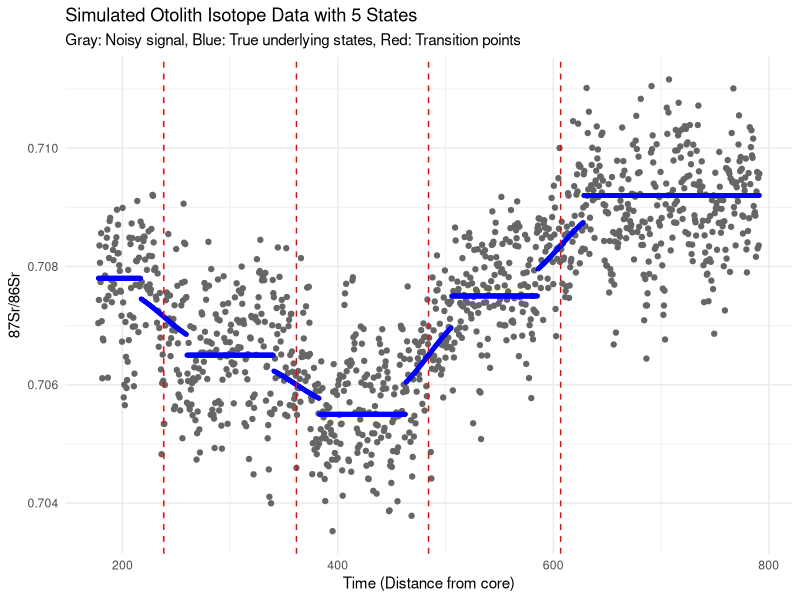
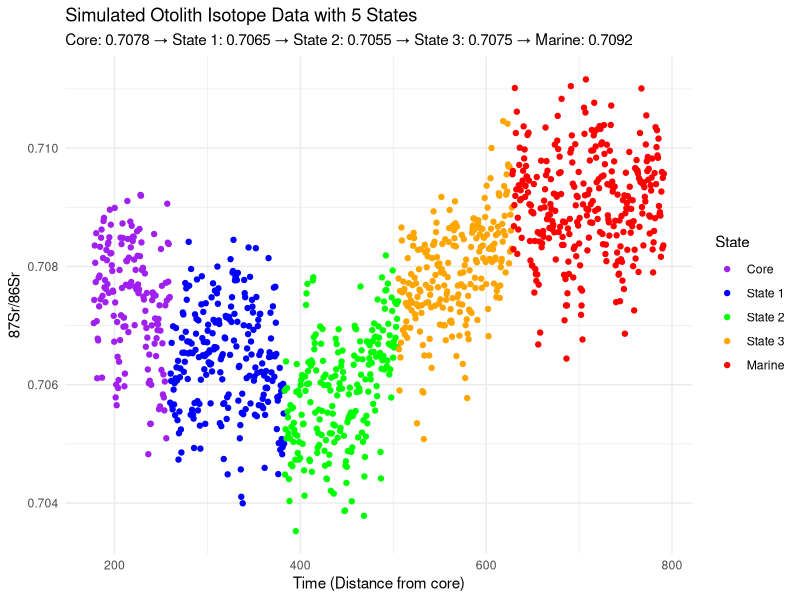

The R source for these figures, in order: (Note: this script raises an error after producing the figures.)
# Simulation of isotope data with known states
# Based on characteristics of otolith LA-ICPMS data
# Now with 5 states: core, three middle states, and marine

library(ggplot2)

set.seed(123) # For reproducibility

# Parameters for simulation
n_points <- 1172           # Same number of points as your data
time_start <- 177.636      # Starting time from your data
time_end <- 791.24         # Approximate ending time
time_step <- (time_end - time_start) / (n_points - 1)

# Create time sequence
times <- seq(from = time_start, by = time_step, length.out = n_points)

# Define the states (mean values)
marine_value <- 0.7092     # Marine value
# Create a more varied pattern for the three middle states
state1_mean <- 0.7065      # First middle state
state2_mean <- 0.7055      # Second middle state (lower than first)
state3_mean <- 0.7075      # Third middle state (higher than both previous)
core_value <- 0.7078       # Core value - halfway between state1 and marine

# Define transition points (in terms of index)
core_end <- round(n_points * 0.1)      # Core to State 1 transition
transition1 <- round(n_points * 0.3)    # State 1 to State 2 transition
transition2 <- round(n_points * 0.5)    # State 2 to State 3 transition
transition3 <- round(n_points * 0.7)    # State 3 to Marine transition

# Define transition widths (how many points for the transition to occur)
transition_width <- 80     # Points for gradual transition between states

# Function to create sigmoid transition
sigmoid <- function(x) {
  1 / (1 + exp(-0.1 * x))
}

# Create the base signal with smooth transitions
base_signal <- numeric(n_points)
true_state <- numeric(n_points)

for (i in 1:n_points) {
  if (i < core_end - transition_width/2) {
    # Core state
    base_signal[i] <- core_value
    true_state[i] <- 0
  }
  else if (i >= core_end - transition_width/2 && i <= core_end + transition_width/2) {
    # Transition from core to first state (sigmoid)
    t <- (i - (core_end - transition_width/2)) / transition_width
    s <- sigmoid(20 * (t - 0.5))  # Steepness of 20 gives a nice transition
    base_signal[i] <- core_value + s * (state1_mean - core_value)
    true_state[i] <- 0.5  # Mark transition zone
  }
  else if (i > core_end + transition_width/2 && i < transition1 - transition_width/2) {
    # First state
    base_signal[i] <- state1_mean
    true_state[i] <- 1
  } 
  else if (i >= transition1 - transition_width/2 && i <= transition1 + transition_width/2) {
    # Transition from first to second state (sigmoid)
    t <- (i - (transition1 - transition_width/2)) / transition_width
    s <- sigmoid(20 * (t - 0.5))  # Steepness of 20 gives a nice transition
    base_signal[i] <- state1_mean + s * (state2_mean - state1_mean)
    true_state[i] <- 1.5  # Mark transition zone
  }
  else if (i > transition1 + transition_width/2 && i < transition2 - transition_width/2) {
    # Second state
    base_signal[i] <- state2_mean
    true_state[i] <- 2
  }
  else if (i >= transition2 - transition_width/2 && i <= transition2 + transition_width/2) {
    # Transition from second to third state (sigmoid)
    t <- (i - (transition2 - transition_width/2)) / transition_width
    s <- sigmoid(20 * (t - 0.5))
    base_signal[i] <- state2_mean + s * (state3_mean - state2_mean)
    true_state[i] <- 2.5  # Mark transition zone
  }
  else if (i > transition2 + transition_width/2 && i < transition3 - transition_width/2) {
    # Third state
    base_signal[i] <- state3_mean
    true_state[i] <- 3
  }
  else if (i >= transition3 - transition_width/2 && i <= transition3 + transition_width/2) {
    # Transition from third state to marine (sigmoid)
    t <- (i - (transition3 - transition_width/2)) / transition_width
    s <- sigmoid(20 * (t - 0.5))
    base_signal[i] <- state3_mean + s * (marine_value - state3_mean)
    true_state[i] <- 3.5  # Mark transition zone
  }
  else {
    # Marine state
    base_signal[i] <- marine_value
    true_state[i] <- 4
  }
}

# Add two types of noise
# 1. White noise (random variation around the mean)
white_noise_sd <- 0.0005 
white_noise <- rnorm(n_points, mean = 0, sd = white_noise_sd)

# 2. Autocorrelated noise (to mimic instrument drift or natural processes)
# This creates more realistic isotope data
ar_coefficient <- 0.7       # Autocorrelation coefficient
ar_noise_sd <- 0.0005       # Standard deviation of the AR process innovations
ar_noise <- numeric(n_points)
ar_noise[1] <- rnorm(1, 0, ar_noise_sd)

for (i in 2:n_points) {
  ar_noise[i] <- ar_coefficient * ar_noise[i-1] + rnorm(1, 0, ar_noise_sd)
}

# Combine base signal with both noise components
iso_values <- base_signal + white_noise + ar_noise

# Create the simulated dataset
sim_data <- data.frame(
  Cycle = 1:n_points,
  Time = times,
  Iso = iso_values,
  BaseSignal = base_signal,
  TrueState = true_state
)

# Create a factor version of the state variable for plotting
sim_data$StateFactor <- factor(floor(sim_data$TrueState), 
                               levels = c("0", "1", "2", "3", "4"),
                               labels = c("Core", "State 1", "State 2", "State 3", "Marine"))

# Plot the simulated data
p1 <- ggplot(sim_data, aes(x = Time, y = Iso)) +
  geom_point(color = "gray40") +
  geom_point(aes(y = BaseSignal), color = "blue", size = 1) +
  geom_vline(xintercept = c(times[core_end], times[transition1], times[transition2], times[transition3]), 
             linetype = "dashed", color = "red") +
  labs(title = "Simulated Otolith Isotope Data with 5 States", 
       subtitle = "Gray: Noisy signal, Blue: True underlying states, Red: Transition points",
       x = "Time (Distance from core)", y = "87Sr/86Sr") +
  theme_minimal()

print(p1)

# Plot showing states as colors
p2 <- ggplot(sim_data, aes(x = Time, y = Iso, color = StateFactor)) +
  geom_point() +
  scale_color_manual(values = c("purple", "blue", "green", "orange", "red"), 
                     name = "State") +
  labs(title = "Simulated Otolith Isotope Data with 5 States", 
       subtitle = paste("Core:", core_value, "→ State 1:", state1_mean, 
                        "→ State 2:", state2_mean, "→ State 3:", state3_mean, 
                        "→ Marine:", marine_value),
       x = "Time (Distance from core)", y = "87Sr/86Sr") +
  theme_minimal()

print(p2)

# Save the simulated data to a CSV file
write.csv(sim_data, "/Users/benjaminmakhlouf/Research_repos/ts_analysis_otoLA/data/simulated Data/sim01.csv", row.names = FALSE)

